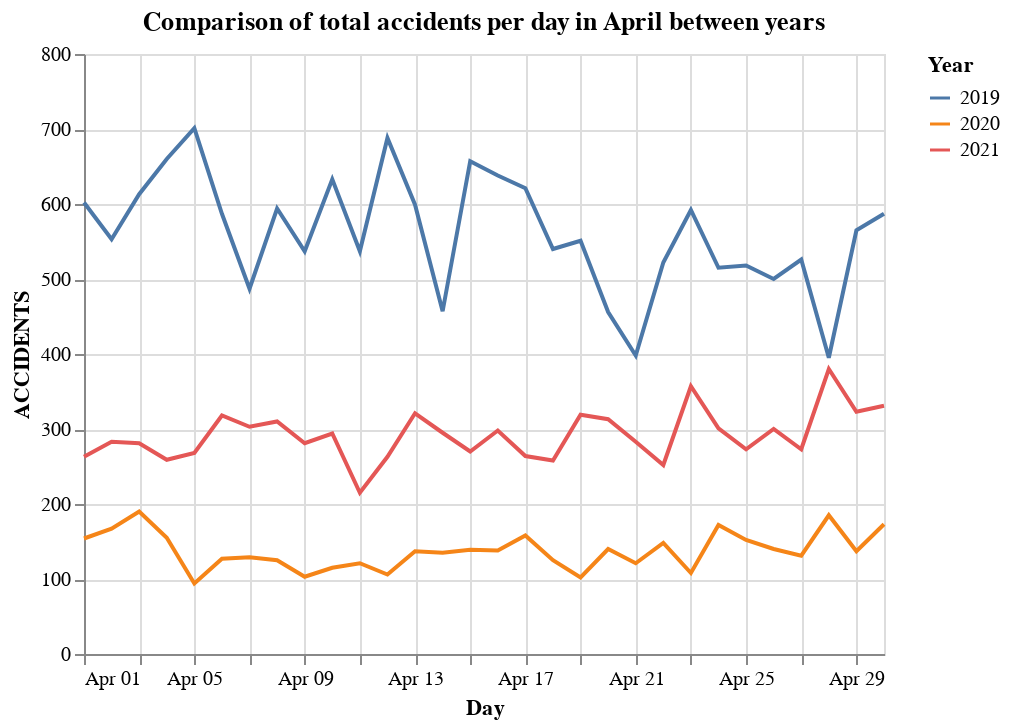

Notebook code for this chart:
### Code cell
alt.Chart(count_by_day).mark_line(
).encode(
    x=alt.X('monthdate(CRASH DATE):T', title='Day'),
    y='ACCIDENTS',
    color=alt.Color('year(CRASH DATE):N', legend=alt.Legend(title='Year')) 
).properties(title = "Comparison of total accidents per day in April between years")

### Figure 1 — Vega-Lite specification as saved in the notebook (floating-point values rounded to 4 significant figures)
{"config": {"view": {"continuousWidth": 400, "continuousHeight": 300}}, "data": {"name": "data-df7831f4fd4fb221ee03d247ff814ce4"}, "mark": "line", "encoding": {"color": {"field": "CRASH DATE", "legend": {"title": "Year"}, "timeUnit": "year", "type": "nominal"}, "x": {"field": "CRASH DATE", "timeUnit": "monthdate", "title": "Day", "type": "temporal"}, "y": {"field": "ACCIDENTS", "type": "quantitative"}}, "title": "Comparison of total accidents per day in April between years", "$schema": "https://vega.github.io/schema/vega-lite/v4.17.0.json", "datasets": {"data-df7831f4fd4fb221ee03d247ff814ce4": [{"CRASH DATE": "2019-04-01", "ACCIDENTS": 602}, {"CRASH DATE": "2019-04-02", "ACCIDENTS": 553}, {"CRASH DATE": "2019-04-03", "ACCIDENTS": 613}, {"CRASH DATE": "2019-04-04", "ACCIDENTS": 660}, {"CRASH DATE": "2019-04-05", "ACCIDENTS": 701}, {"CRASH DATE": "2019-04-06", "ACCIDENTS": 587}, {"CRASH DATE": "2019-04-07", "ACCIDENTS": 487}, {"CRASH DATE": "2019-04-08", "ACCIDENTS": 594}, {"CRASH DATE": "2019-04-09", "ACCIDENTS": 537}, {"CRASH DATE": "2019-04-10", "ACCIDENTS": 633}, {"CRASH DATE": "2019-04-11", "ACCIDENTS": 537}, {"CRASH DATE": "2019-04-12", "ACCIDENTS": 688}, {"CRASH DATE": "2019-04-13", "ACCIDENTS": 599}, {"CRASH DATE": "2019-04-14", "ACCIDENTS": 457}, {"CRASH DATE": "2019-04-15", "ACCIDENTS": 657}, {"CRASH DATE": "2019-04-16", "ACCIDENTS": 638}, {"CRASH DATE": "2019-04-17", "ACCIDENTS": 621}, {"CRASH DATE": "2019-04-18", "ACCIDENTS": 540}, {"CRASH DATE": "2019-04-19", "ACCIDENTS": 551}, {"CRASH DATE": "2019-04-20", "ACCIDENTS": 456}, {"CRASH DATE": "2019-04-21", "ACCIDENTS": 398}, {"CRASH DATE": "2019-04-22", "ACCIDENTS": 522}, {"CRASH DATE": "2019-04-23", "ACCIDENTS": 592}, {"CRASH DATE": "2019-04-24", "ACCIDENTS": 515}, {"CRASH DATE": "2019-04-25", "ACCIDENTS": 518}, {"CRASH DATE": "2019-04-26", "ACCIDENTS": 500}, {"CRASH DATE": "2019-04-27", "ACCIDENTS": 526}, {"CRASH DATE": "2019-04-28", "ACCIDENTS": 395}, {"CRASH DATE": "2019-04-29", "ACCIDENTS": 565}, {"CRASH DATE": "2019-04-30", "ACCIDENTS": 587}, {"CRASH DATE": "2020-04-01", "ACCIDENTS": 154}, {"CRASH DATE": "2020-04-02", "ACCIDENTS": 167}, {"CRASH DATE": "2020-04-03", "ACCIDENTS": 190}, {"CRASH DATE": "2020-04-04", "ACCIDENTS": 155}, {"CRASH DATE": "2020-04-05", "ACCIDENTS": 94}, {"CRASH DATE": "2020-04-06", "ACCIDENTS": 127}, {"CRASH DATE": "2020-04-07", "ACCIDENTS": 129}, {"CRASH DATE": "2020-04-08", "ACCIDENTS": 125}, {"CRASH DATE": "2020-04-09", "ACCIDENTS": 103}, {"CRASH DATE": "2020-04-10", "ACCIDENTS": 115}, {"CRASH DATE": "2020-04-11", "ACCIDENTS": 121}, {"CRASH DATE": "2020-04-12", "ACCIDENTS": 106}, {"CRASH DATE": "2020-04-13", "ACCIDENTS": 137}, {"CRASH DATE": "2020-04-14", "ACCIDENTS": 135}, {"CRASH DATE": "2020-04-15", "ACCIDENTS": 139}, {"CRASH DATE": "2020-04-16", "ACCIDENTS": 138}, {"CRASH DATE": "2020-04-17", "ACCIDENTS": 158}, {"CRASH DATE": "2020-04-18", "ACCIDENTS": 125}, {"CRASH DATE": "2020-04-19", "ACCIDENTS": 102}, {"CRASH DATE": "2020-04-20", "ACCIDENTS": 140}, {"CRASH DATE": "2020-04-21", "ACCIDENTS": 121}, {"CRASH DATE": "2020-04-22", "ACCIDENTS": 148}, {"CRASH DATE": "2020-04-23", "ACCIDENTS": 108}, {"CRASH DATE": "2020-04-24", "ACCIDENTS": 172}, {"CRASH DATE": "2020-04-25", "ACCIDENTS": 152}, {"CRASH DATE": "2020-04-26", "ACCIDENTS": 140}, {"CRASH DATE": "2020-04-27", "ACCIDENTS": 131}, {"CRASH DATE": "2020-04-28", "ACCIDENTS": 185}, {"CRASH DATE": "2020-04-29", "ACCIDENTS": 137}, {"CRASH DATE": "2020-04-30", "ACCIDENTS": 173}, {"CRASH DATE": "2021-04-01", "ACCIDENTS": 263}, {"CRASH DATE": "2021-04-02", "ACCIDENTS": 283}, {"CRASH DATE": "2021-04-03", "ACCIDENTS": 281}, {"CRASH DATE": "2021-04-04", "ACCIDENTS": 259}, {"CRASH DATE": "2021-04-05", "ACCIDENTS": 268}, {"CRASH DATE": "2021-04-06", "ACCIDENTS": 318}, {"CRASH DATE": "2021-04-07", "ACCIDENTS": 303}, {"CRASH DATE": "2021-04-08", "ACCIDENTS": 310}, {"CRASH DATE": "2021-04-09", "ACCIDENTS": 281}, {"CRASH DATE": "2021-04-10", "ACCIDENTS": 294}, {"CRASH DATE": "2021-04-11", "ACCIDENTS": 215}, {"CRASH DATE": "2021-04-12", "ACCIDENTS": 263}, {"CRASH DATE": "2021-04-13", "ACCIDENTS": 321}, {"CRASH DATE": "2021-04-14", "ACCIDENTS": 295}, {"CRASH DATE": "2021-04-15", "ACCIDENTS": 270}, {"CRASH DATE": "2021-04-16", "ACCIDENTS": 298}, {"CRASH DATE": "2021-04-17", "ACCIDENTS": 264}, {"CRASH DATE": "2021-04-18", "ACCIDENTS": 258}, {"CRASH DATE": "2021-04-19", "ACCIDENTS": 319}, {"CRASH DATE": "2021-04-20", "ACCIDENTS": 313}, {"CRASH DATE": "2021-04-21", "ACCIDENTS": 283}, {"CRASH DATE": "2021-04-22", "ACCIDENTS": 252}, {"CRASH DATE": "2021-04-23", "ACCIDENTS": 357}, {"CRASH DATE": "2021-04-24", "ACCIDENTS": 301}, {"CRASH DATE": "2021-04-25", "ACCIDENTS": 273}, {"CRASH DATE": "2021-04-26", "ACCIDENTS": 300}, {"CRASH DATE": "2021-04-27", "ACCIDENTS": 273}, {"CRASH DATE": "2021-04-28", "ACCIDENTS": 380}, {"CRASH DATE": "2021-04-29", "ACCIDENTS": 323}, {"CRASH DATE": "2021-04-30", "ACCIDENTS": 331}]}}
